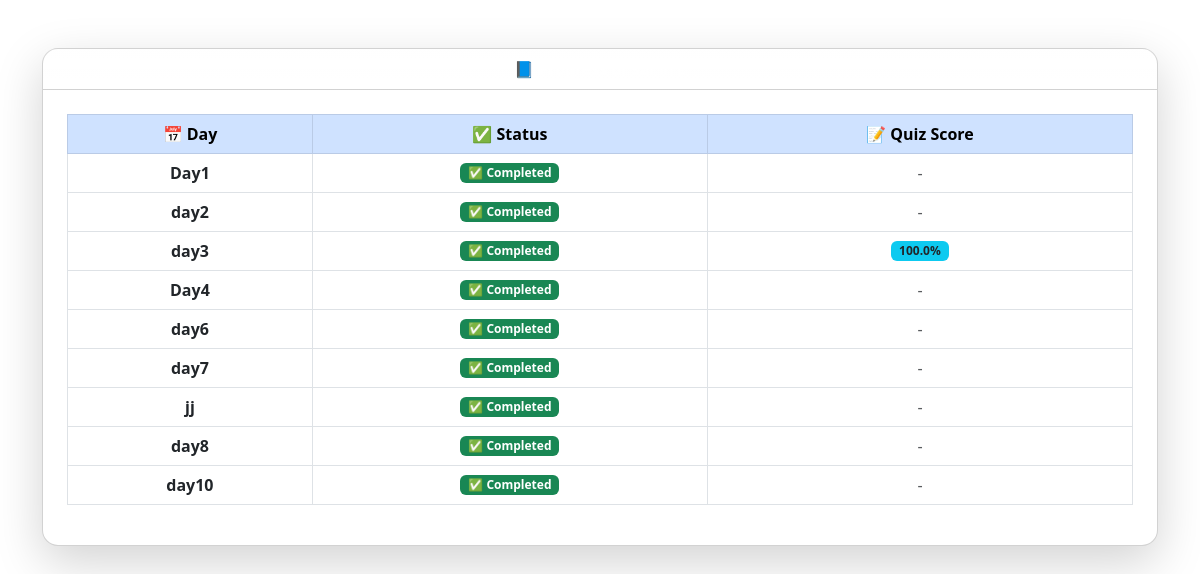
Screenshot of /teacher/progress/16/student/12/ (signed in) with the database file from the repository.
### lms/models.py (models this page shows, shortened)
class CourseContent(models.Model):
    course = models.ForeignKey(Course, on_delete=models.CASCADE)
    title = models.CharField(max_length=255)  # e.g. "Day 1"
    video = models.FileField(upload_to='videos/',max_length=255, blank=True, null=True)
    material = models.FileField(upload_to='materials/',max_length=255, blank=True, null=True)
    description = models.TextField(blank=True)

class StudentCourseProgress(models.Model):
    enrollment = models.ForeignKey(Enrollment, on_delete=models.CASCADE)
    course_content = models.ForeignKey(CourseContent, on_delete=models.CASCADE)
    is_completed = models.BooleanField(default=False)
    quiz_score = models.FloatField(null=True, blank=True)  # Quiz score for that day's quiz

### lms/views.py (the view)
# urls.py: path('teacher/progress/<int:course_id>/student/<int:student_id>/', student_course_progress_view, name='student_course_progress'),
@login_required
def student_course_progress_view(request, course_id, student_id):
    course = get_object_or_404(Course, id=course_id, teacher=request.user)
    student = get_object_or_404(User, id=student_id)
    enrollment = get_object_or_404(Enrollment, course=course, student=student)
    content_list = CourseContent.objects.filter(course=course)
    progress_data = []
    for content in content_list:
        progress = StudentCourseProgress.objects.filter(
            enrollment=enrollment,
            course_content=content
        ).first()
        progress_data.append({
            "title": content.title,
            "is_completed": progress.is_completed if progress else False,
            "quiz_score": progress.quiz_score if progress else None,
        })
    return render(request, 'teacher_student_progress_detail.html', {
        'student': student,
        'course': course,
        'progress_data': progress_data,
    })

### lms/templates/teacher_student_progress_detail.html
<link href="https://cdn.jsdelivr.net/npm/bootstrap@5.3.0/dist/css/bootstrap.min.css" rel="stylesheet">
<div class="container my-5">
    <div class="card shadow-lg rounded-4">
        <div class="card-header bg-gradient text-white text-center fw-bold" style="background: linear-gradient(to right, #4facfe, #00f2fe);">
            📘 Progress of {{ student.get_full_name|default:student.username }} in {{ course.title }}
        </div>
        <div class="card-body p-4">
            <div class="table-responsive">
                <table class="table table-bordered table-hover align-middle">
                    <thead class="table-primary text-center">
                        <tr>
                            <th>📅 Day</th>
                            <th>✅ Status</th>
                            <th>📝 Quiz Score</th>
                        </tr>
                    </thead>
                    <tbody class="text-center">
                        {% for item in progress_data %}
                        <tr>
                            <td class="fw-semibold">{{ item.title }}</td>
                            <td>
                                {% if item.is_completed %}
                                    <span class="badge bg-success">✅ Completed</span>
                                {% else %}
                                    <span class="badge bg-secondary">❌ Incomplete</span>
                                {% endif %}
                            </td>
                            <td>
                                {% if item.quiz_score is not None %}
                                    <span class="badge bg-info text-dark">{{ item.quiz_score }}%</span>
                                {% else %}
                                    <span class="text-muted">-</span>
                                {% endif %}
                            </td>
                        </tr>
                        {% empty %}
                        <tr>
                            <td colspan="3" class="text-center text-muted">No progress data available.</td>
                        </tr>
                        {% endfor %}
                    </tbody>
                </table>
            </div>
        </div>
    </div>
</div>

### rows the page displays
CourseContent: title "Day1"
CourseContent: title "day2"
CourseContent: title "day3"
StudentCourseProgress: quiz_score "100.0"
CourseContent: title "Day4"
CourseContent: title "day6"
CourseContent: title "day7"
CourseContent: title "jj"
CourseContent: title "day8"
CourseContent: title "day10"
